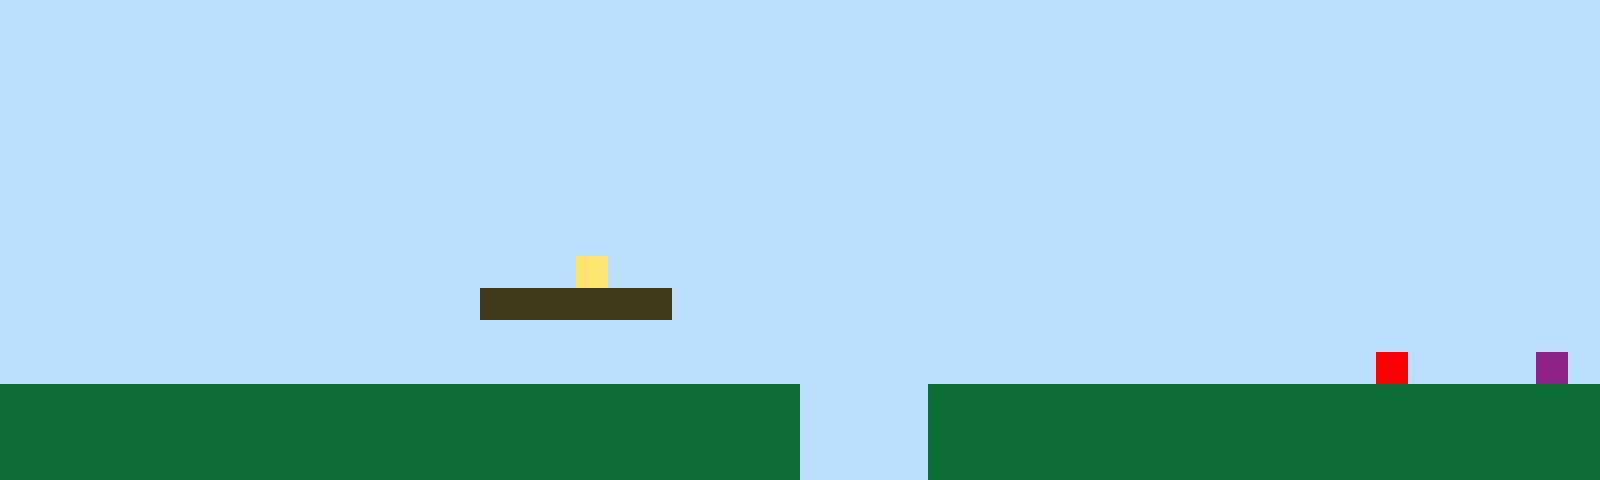

Below is a game level as drawn by its tile map, then a one-line description and the .tmx file that defines it, in full:
An orthogonal 50x15 tile map with 32x32 px tiles, 1 tile layer (Tile Layer 1).

<map version="1.10" tiledversion="1.11.2" orientation="orthogonal" renderorder="right-up" width="50" height="15" tilewidth="32" tileheight="32" infinite="0" nextlayerid="2" nextobjectid="1"><editorsettings><export target="map1.csv" format="csv" /></editorsettings><tileset firstgid="1" name="sprites" tilewidth="32" tileheight="32" tilecount="6" columns="3"><image source="sprites.png" width="96" height="64" /></tileset><layer id="1" name="Tile Layer 1" width="50" height="15"><data encoding="csv">1,1,1,1,1,1,1,1,1,1,1,1,1,1,1,1,1,1,1,1,1,1,1,1,1,1,1,1,1,1,1,1,1,1,1,1,1,1,1,1,1,1,1,1,1,1,1,1,1,1,1,1,1,1,1,1,1,1,1,1,1,1,1,1,1,1,1,1,1,1,1,1,1,1,1,1,1,1,1,1,1,1,1,1,1,1,1,1,1,1,1,1,1,1,1,1,1,1,1,1,1,1,1,1,1,1,1,1,1,1,1,1,1,1,1,1,1,1,1,1,1,1,1,1,1,1,1,1,1,1,1,1,1,1,1,1,1,1,1,1,1,1,1,1,1,1,1,1,1,1,1,1,1,1,1,1,1,1,1,1,1,1,1,1,1,1,1,1,1,1,1,1,1,1,1,1,1,1,1,1,1,1,1,1,1,1,1,1,1,1,1,1,1,1,1,1,1,1,1,1,1,1,1,1,1,1,1,1,1,1,1,1,1,1,1,1,1,1,1,1,1,1,1,1,1,1,1,1,1,1,1,1,1,1,1,1,1,1,1,1,1,1,1,1,1,1,1,1,1,1,1,1,1,1,1,1,1,1,1,1,1,1,1,1,1,1,1,1,1,1,1,1,1,1,1,1,1,1,1,1,1,1,1,1,1,1,1,1,1,1,1,1,1,1,1,1,1,1,1,1,1,1,1,1,1,1,1,1,1,1,1,1,1,1,1,1,1,1,1,1,1,1,1,1,1,1,1,1,1,1,1,1,1,1,1,1,1,1,1,1,1,1,1,1,1,1,1,1,1,1,1,1,1,1,1,1,1,1,1,1,1,1,1,1,1,1,1,1,1,1,1,1,1,1,1,1,1,1,1,1,1,1,1,1,1,1,1,1,1,1,1,1,1,1,1,1,1,1,1,1,1,1,1,1,1,1,1,1,1,1,1,1,1,1,1,1,1,1,4,1,1,1,1,1,1,1,1,1,1,1,1,1,1,1,1,1,1,1,1,1,1,1,1,1,1,1,1,1,1,1,1,1,1,1,1,1,1,1,1,1,1,1,1,1,1,3,3,3,3,3,3,1,1,1,1,1,1,1,1,1,1,1,1,1,1,1,1,1,1,1,1,1,1,1,1,1,1,1,1,1,1,1,1,1,1,1,1,1,1,1,1,1,1,1,1,1,1,1,1,1,1,1,1,1,1,1,1,1,1,1,1,1,1,1,1,1,1,1,1,1,1,1,1,1,1,1,1,1,1,1,1,1,1,1,1,1,1,1,1,1,1,1,1,1,1,1,1,1,1,1,1,1,1,1,1,1,1,1,1,1,1,1,1,1,1,1,1,1,1,1,1,1,1,5,1,1,1,1,6,1,2,2,2,2,2,2,2,2,2,2,2,2,2,2,2,2,2,2,2,2,2,2,2,2,2,1,1,1,1,2,2,2,2,2,2,2,2,2,2,2,2,2,2,2,2,2,2,2,2,2,2,2,2,2,2,2,2,2,2,2,2,2,2,2,2,2,2,2,2,2,2,2,2,2,2,1,1,1,1,2,2,2,2,2,2,2,2,2,2,2,2,2,2,2,2,2,2,2,2,2,2,2,2,2,2,2,2,2,2,2,2,2,2,2,2,2,2,2,2,2,2,2,2,2,2,1,1,1,1,2,2,2,2,2,2,2,2,2,2,2,2,2,2,2,2,2,2,2,2,2</data></layer></map>
